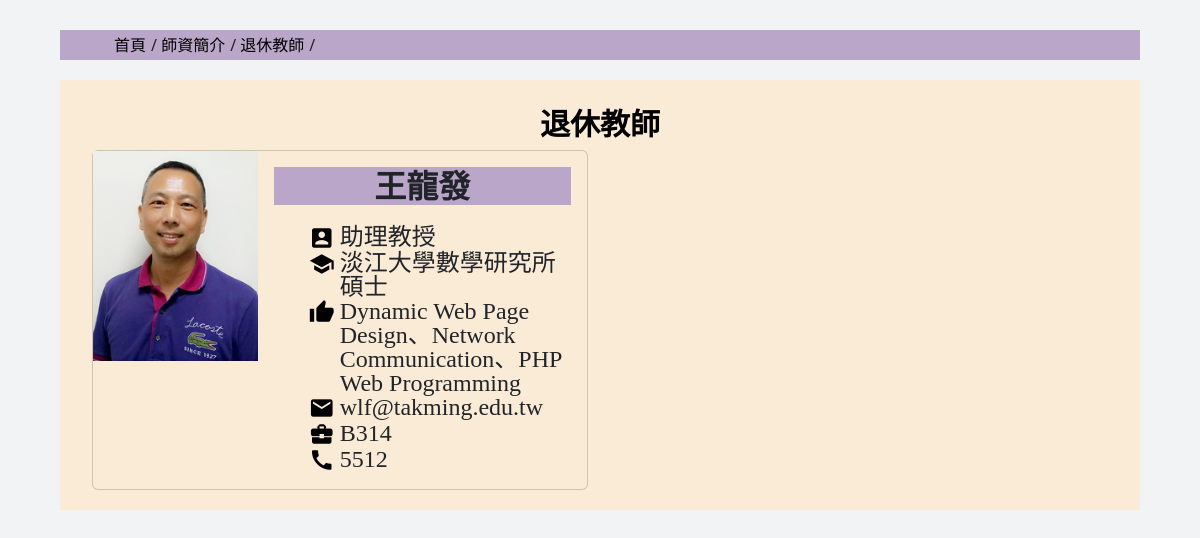
/pages/navbar-sublist/Faculty-List/retired_teachers.php, run on the app's committed database.
### tables this page shows
CREATE TABLE `teachers` (
  `id` int(11) NOT NULL,
  `name` varchar(255) NOT NULL,
  `title` varchar(255) default NULL,
  `school` varchar(255) default NULL,
  `research_interests` text,
  `email` varchar(255) default NULL,
  `office` varchar(255) default NULL,
  `phone` varchar(20) default NULL,
  `type` varchar(255) default NULL,
  `image_path` varchar(255) default NULL
);

### pages/navbar-sublist/Faculty-List/retired_teachers.php (the view, shortened to what this page needs)
<?php
$link = include('../../../config.php');
?>
<!DOCTYPE html>
<html lang="en">
<head>
    <?php include '../../../headConfig.php'; ?>
</head>
<body>
    <div class="wrap">
        <div class="href">
            <ol>
                <li class="a1"><a href="./index.php">首頁</a></li>
                <li class="a2"><a href="./pages/navbar-headlist/faculty.php">師資簡介</a></li>
                <li class="a3"><a href="./pages/navbar-sublist/Faculty-List/retired_teachers.php">退休教師</a></li>
            </ol>
        </div>
        <div class="main-teacher">
            <p class="main-teacher-p">退休教師</p>
            <div class="container-fluid">
                <div class="row row-cols-1 row-cols-md-2 row-cols-lg-2 g-4">
                    <?php
                    $sql = "SELECT * FROM teachers WHERE type = '退休教師'";
                    $result = mysqli_query($link, $sql);
                    while ($row = mysqli_fetch_assoc($result)) {
                        echo '<div class="col-12 col-md-6">';
                        echo '<div class="card  h-100">';
                        echo '<div class="row g-0">';
                        echo '<div class="col-md-4">';
                        echo '<img src="' . $row['image_path'] . '" alt="' . $row['name'] . '" class="teacher-card-img w-100">';
                        echo '</div>';
                        echo '<div class="col-md-8">';
                        echo '<div class="card-body">';
                        echo '<h5 class="card-title">' . $row['name'] . '</h5>';
                        echo '<div class="icon-text-container">';
                        echo '<i class="material-icons">account_box</i>';
                        echo '<p class="card-text">' . $row['title'] . '</p>';
                        echo '</div>';
                        echo '<div class="icon-text-container">';
                        echo '<i class="material-icons">school</i>';
                        echo '<p class="card-text">' . $row['school'] . '</p>';
                        echo '</div>';
                        echo '<div class="icon-text-container">';
                        echo '<i class="material-icons">thumb_up</i>';
                        echo '<p class="card-text teacher-text-keep">' . $row['research_interests'] . '</p>';
                        echo '</div>';
                        echo '<div class="icon-text-container">';
                        echo '<i class="material-icons">email</i>';
                        echo '<p class="card-text">' . $row['email'] . '</p>';
                        echo '</div>';
                        echo '<div class="icon-text-container">';
                        echo '<i class="material-icons">business_center</i>';
                        echo '<p class="card-text">';
                        echo !empty($row['office']) ? $row['office'] : '暫無';
                        echo '</p>';
                        echo '</div>';
                        echo '<div class="icon-text-container">';
                        echo '<i class="material-icons">call</i>';
                        echo '<p class="card-text">';
                        echo !empty($row['phone']) ? $row['phone'] : '暫無';
                        echo '</p>';
                        echo '</div>';
                        echo '</div>';
                        echo '</div>';
                        echo '</div>';
                        echo '</div>';
                        echo '</div>';
                    }
                    ?>
                </div>
            </div>
        </div>
    </div>
</body>
</html>

### assets/css/main.css (style rules this page uses)
* { margin: 0; padding: 0; border: 0; font-size: 100%; font: inherit; vertical-align: baseline; }
body { line-height: 1; background-color: #f2f3f5; }
ol, ul { list-style: none; }
.wrap { width: 90%; margin: 0px auto; background-color: #f2f3f5; }
.href { height: 30px; margin-top: 30px; background-color: #baa6c9; }
.href ol { list-style: none; margin: 0; padding: 0; line-height: 30px; margin-left: 5%; }
.href li { display: inline-block; }
.href a { color: #000; }
.a1::after { content: '/'; margin-left: 5px; }
.a2::after { content: '/'; margin-left: 5px; }
.a3::after { content: '/'; margin-left: 5px; }
.material-icons { font-size: 35px; vertical-align: middle; color: black; margin-left: 35px; }
a { text-decoration: none; color: red; }
.main-teacher { height: auto; background-color: antiquewhite; margin-bottom: 20px; margin-top: 20px; display: flex; flex-direction: column; padding: 20px; text-align: center; }
.main-teacher-p { font-size: 30px; font-family: 微軟正黑體; font-weight: bold; color: black; margin: 10px; text-align: center; }
.material-icons { font-size: 26px; vertical-align: middle; color: black; margin-right: 5px; }
.teacher-card-img { width: 100%; height: auto; object-fit: cover; }
.icon-text-container { display: flex; align-items: top; }
.card { max-width: 640px; background-color: antiquewhite; }
.card-title { text-align: center; background-color: #baa6c9; font-weight: bold; font-size: 32px; margin-bottom: 20px; }
.card-body { display: flex; flex-direction: column; }
.card-text { font-size: 1.5em; flex: 1; font-family: 微軟正黑體; word-break: break-all; white-space: normal; margin-bottom: 20px; word-wrap: break-word; text-align:left ; }
.teacher-text-keep { word-break: keep-all; }

### data on the page
teachers: image_path (picture), name "王龍發", title "助理教授", school "淡江大學數學研究所碩士", research_interests "Dynamic Web Page Design、Network Communication、PHP Web Programming", email "wlf@takming.edu.tw", office "B314", phone "5512"
